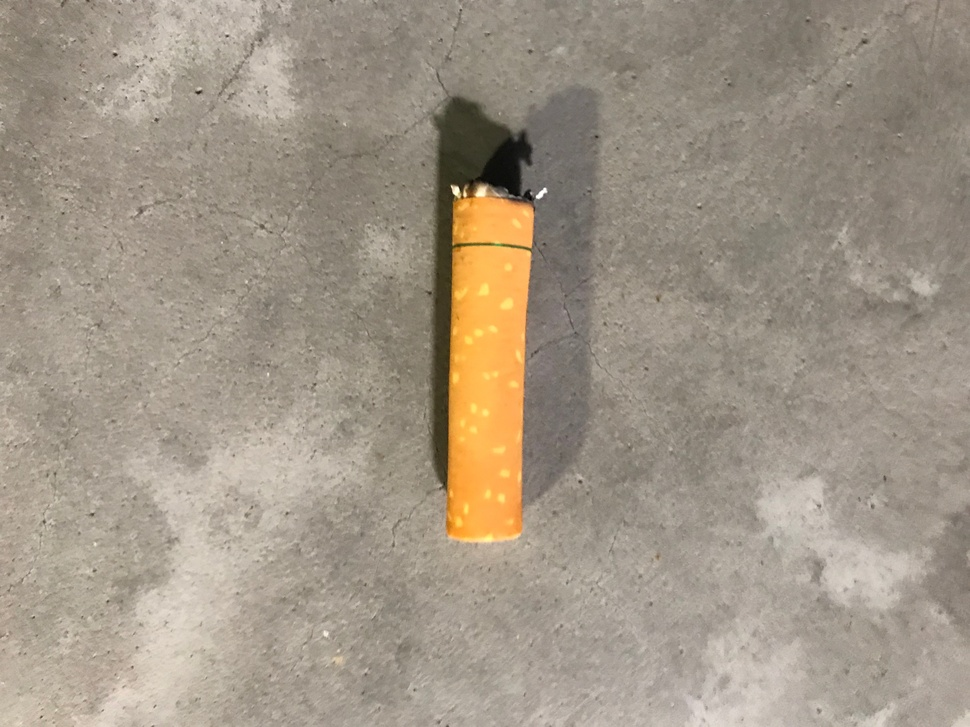
#> input picture subject.JPG, 970 x 727 px, shrunk from 4032 x 3024 before the run, found by its file name
$ python main.py   (Python 2 division)
#> lines starting #> are read from the running program, lines starting #| are printed output that depends on the picture
#I think that all programs that are their own languages should have a main file.
#example: main.sh, main.py, main.js
import ai_vision
from PIL import Image
from PIL import ImageFilter

#open the subject image.
image = Image.open("subject.jpg")
#> image is the input picture: PIL image 970x727 RGB; mean R, G, B 160.9, 149.6, 134.2

#get the subject image's initial dimensions.
image_width = image.size[0]
#> image_width = 970
image_height = image.size[1]
#> image_height = 727

# [10 lines of commented-out code are left out]

image = image.filter(ImageFilter.FIND_EDGES)
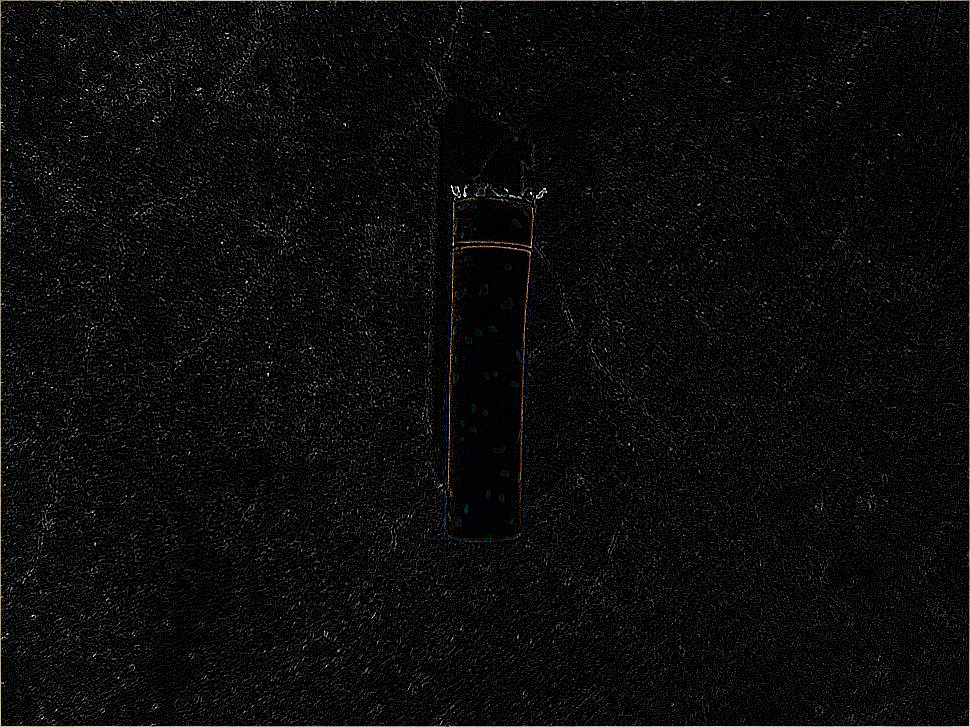
#> image: PIL image 970x727 RGB; mean R, G, B 11.8, 11.8, 11.8
image.save("edged_subject.jpg")

#loaded image object into memory.
pixels = image.load()
for y in range(image_height):
    for x in range(image_width):
        #pixelColor = img.getpixel((x, y)) #the slow method.
        pixel_color = pixels[x, y]
        print pixel_color
